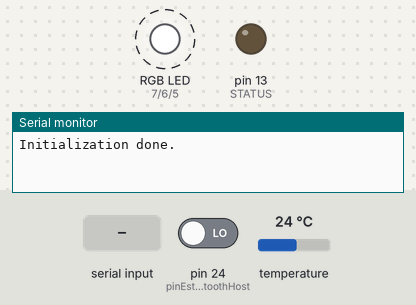
This sketch was run on a simulated Arduino Mega 2560, built with avr-gcc and run on an emulated ATmega2560. Parts: an RGB LED mixed from three pins (HIGH = lit), output pins drawn as LEDs (lit = HIGH), the last lines printed to the serial monitor. Dashed ring = blinking. The inputs (shaded band) are chosen by the test bench; at power-on: pin 24 (pinEstadoBluetoothHost) LOW, temperature 24 °C. The local clock reads 2024-03-15 10:24:30 at power-on unless the sketch sets it; storage starts empty.

Above: at 1.47 s.
1.5 s: pin 24 (pinEstadoBluetoothHost) driven HIGH
At 1.9 s:
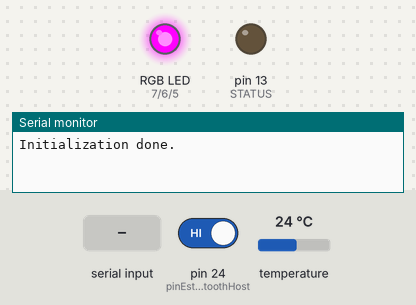
3.0 s: "90,45,200\n" received over the second serial link
At 3.14 s:
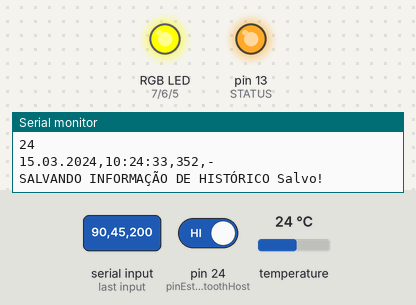
4.7 s: pin 24 (pinEstadoBluetoothHost) driven LOW
At 4.86 s:
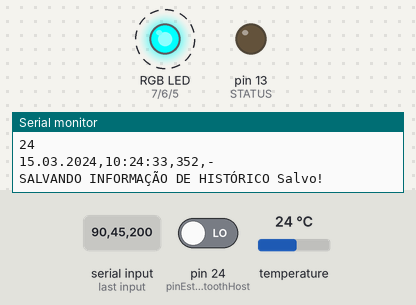
Timing chart, 0 to 13.7 s (numbered marks = the images above; inputs shaded):
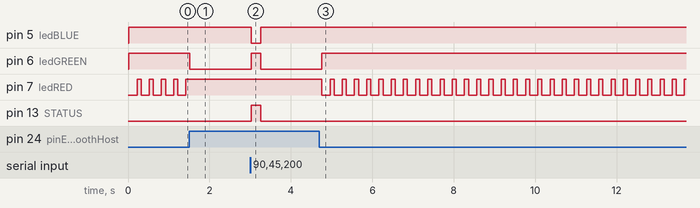

Measured:
- after the input at 1.5 s, pin 6 (ledGREEN): HIGH → LOW at once; pin 7 (ledRED): stops changing and stays HIGH
- after the input at 3.0 s, pin 5 (ledBLUE): HIGH → LOW at once, → HIGH 0.24 s later; pin 6 (ledGREEN), pin 13 (STATUS): LOW → HIGH at once, → LOW 0.24 s later
- after the input at 4.7 s, pin 6 (ledGREEN): LOW → HIGH after 0.06 s; pin 7 (ledRED): alternates HIGH for 0.10 s and LOW for 0.20 s, starting after 0.06 s
- by itself, pin 7 (ledRED): alternates HIGH for 0.10 s and LOW for 0.20 s

The sketch:

ANTENNA_RS232_TAG_EPC_ESPELHO_MANUT.ino
```cpp
/*
  REV. 01 ULTIMA ATUALIZACAO 11/04/2019
  PROGRAMADOR E DESENVOLVEDOR: ELIEZER MORAES SILVA
*/

#include <SD.h>
#include <SPI.h>
#include <DS3231.h>

// ************************************************************************
// ******************* ANTENA LEITORA RFID RS232 ESPELHO ******************
// ************************************************************************

// INTERVALO DE CÓDIGOS DO EL0111 AO EL1000

#define delayScan 150
#define ledRED 7
#define ledGREEN 6
#define ledBLUE 5
#define COMMON_ANODE
#define STATUS 13
#define pinEstadoBluetoothHost 24
#define SS 53

File myFile;
DS3231 RTC(SDA, SCL);

bool estadoBluetoothPareadoHOST = false;

int temperatura = 0;

String conteudo = "";
String partNumber = "";
String dadosDatalogger = "";
String data = "";
String hora = "";
String sinal = "-";
String fileNameDataLogger = "movEspAx.txt";

unsigned char tag[18];
unsigned char b0;
unsigned char b1;
unsigned char b2;
unsigned char b3;
unsigned char b4;
unsigned char b5;
unsigned char b6;
unsigned char b7;
unsigned char b8;
unsigned char b9;
unsigned char b10;
unsigned char b11;
unsigned char b12;
unsigned char b13;
unsigned char b14;
unsigned char b15;
unsigned char b16;
unsigned char b17;
unsigned char b18;
unsigned char b19;
unsigned char b20;
unsigned char b21;

void leituraTAGS();
void datalogger();
void setColorRGB();

void setup() {

  Serial.begin(9600);     //Start the Serial Communication
  Serial1.begin(38400);   //INTERFACE DE COMUNICAÇÃO UART BLUETOOTH ESPELHO_HOST
  Serial2.begin(38400);   //INTERFACE DE COMUNICAÇÃO UART SHIELD RS232
  RTC.begin();
  //Serial2.setTimeout(150);

  pinMode(ledRED, OUTPUT);
  pinMode(ledGREEN, OUTPUT);
  pinMode(ledBLUE, OUTPUT);
  pinMode(STATUS, OUTPUT);

  if (!SD.begin(SS)) {

    while (1) {

      Serial.println("Initialization failed!");

      //FALHA CARTÃO MICRO SD NÃO IDENTIFICADO
      digitalWrite(ledRED, 255);
      digitalWrite(ledGREEN, 0);
      digitalWrite(ledBLUE, 0);
      delay(50);
      digitalWrite(ledRED, 0);
      digitalWrite(ledGREEN, 0);
      digitalWrite(ledBLUE, 0);
      delay(50);

    }

  } else {

    Serial.println("Initialization done.");

    //CARTÃO MICRO SD IDENTIFICADO
    digitalWrite(ledRED, 0);
    digitalWrite(ledGREEN, 255);
    digitalWrite(ledBLUE, 0);

  }

}

void loop() {

  //estadoBluetoothPareadoHOST = true;

  estadoBluetoothPareadoHOST = digitalRead(pinEstadoBluetoothHost);

  while (!estadoBluetoothPareadoHOST) {

    setColorRGB(255, 0, 0); // VERMELHO
    delay(200);

    setColorRGB(0, 0, 0);
    delay(100);

    estadoBluetoothPareadoHOST = digitalRead(pinEstadoBluetoothHost);

  }

  setColorRGB(0, 255, 0); // VERDE

  leituraTAGS();

  delay(delayScan);

}

void leituraTAGS() {

  if (Serial2.available()) {

    digitalWrite(STATUS, 1);

    setColorRGB(0, 0, 255); // AZUL
    //setColorRGB(0xFF, 0xA5, 0x00); // LARANJA

    Serial.println("DADOS RECEBIDOS");

    for (int i = 0; i <= 18; i++) {

      tag[i] = Serial2.read(); // Leitura dos dados e tratamento dos dados

      if (i == 1) b1 = tag[1];
      if (i == 2) b2 = tag[2];
      if (i == 3) b3 = tag[3];
      if (i == 4) b4 = tag[4];
      if (i == 5) b5 = tag[5];
      if (i == 6) b6 = tag[6];
      if (i == 7) b7 = tag[7];
      if (i == 8) b8 = tag[8];
      if (i == 9) b9 = tag[9];
      if (i == 10) b10 = tag[10];
      if (i == 11) b11 = tag[11];
      if (i == 12) b12 = tag[12];
      if (i == 13) b13 = tag[13];
      if (i == 14) b14 = tag[14];
      if (i == 15) b15 = tag[15];
      if (i == 16) b16 = tag[16];
      if (i == 17) b17 = tag[17];
      if (i == 18) b18 = tag[18];

    }

    unsigned char PRODUTO[18] = {b4, b5, b6, b7, b14, b15};

    for (char g = 0; g < 6; g++) {

      if (g < 4) {

        conteudo.concat(String(PRODUTO[g], HEX));

      } else {

        if (PRODUTO[g] < 0x10) conteudo = conteudo + "0";
        conteudo.concat(String(PRODUTO[g], HEX));

      }
    }

    partNumber = conteudo.substring(0, 4);
    String lastNumber = conteudo.substring(4, 8);
    String conteudoEPC = partNumber.toInt() + lastNumber + ',';

    //Serial2.flush();
    Serial.println(conteudo);
    Serial.println(partNumber.toInt());
    Serial.println(lastNumber);
    Serial.println(conteudoEPC);

    Serial1.print(conteudoEPC); //Send the EPC data to HOST >>>>>>>>>>>>>>>>>>>>>>>>>>>>>>>>>>>>>>>>>>>>>>>>>>>>>>>>>>>>>>>>>>>>>>>>>>>>>>>>>>>>>>
    dadosRTC();
    datalogger();

  } else {

    digitalWrite(STATUS, 0);

  }

  conteudo = "";

}

void dadosRTC() {

  data = RTC.getDateStr();
  Serial.println(data);

  hora = RTC.getTimeStr();
  Serial.println(hora);

  temperatura = RTC.getTemp();
  Serial.println(temperatura);

}

void datalogger() {

  dadosDatalogger = data + ',' + hora + ',' + partNumber.toInt() + ',' + sinal;
  Serial.println(dadosDatalogger);

  myFile = SD.open(fileNameDataLogger, FILE_WRITE);

  if (myFile) {

    Serial.print("SALVANDO INFORMAÇÃO DE HISTÓRICO");
    myFile.println(dadosDatalogger);

    myFile.close();
    Serial.println(" Salvo!");

  } else {

    Serial.println("ERRO AO CRIAR O ARQUIVO DATALOGGER.txt");

  }
}

void setColorRGB(int vermelho, int verde, int azul) {

#ifdef COMMON_ANODE
  vermelho = 255 - vermelho;
  verde = 255 - verde;
  azul = 255 - azul;
#endif

  analogWrite(ledRED, vermelho);
  analogWrite(ledGREEN, verde);
  analogWrite(ledBLUE, azul);

}
```
